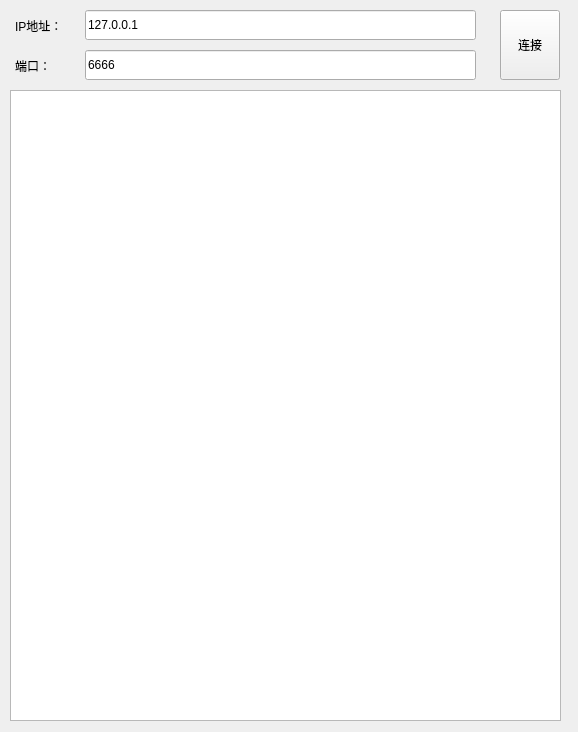
<?xml version="1.0" encoding="UTF-8"?>
<ui version="4.0">
 <class>MainWindow</class>
 <widget class="QMainWindow" name="MainWindow">
  <property name="geometry">
   <rect>
    <x>0</x>
    <y>0</y>
    <width>578</width>
    <height>732</height>
   </rect>
  </property>
  <property name="windowTitle">
   <string>客户端-客厅</string>
  </property>
  <property name="windowIcon">
   <iconset>
    <normaloff>../build-myClient-Desktop_Qt_5_9_4_MSVC2017_64bit-Debug/heart.ico</normaloff>../build-myClient-Desktop_Qt_5_9_4_MSVC2017_64bit-Debug/heart.ico</iconset>
  </property>
  <widget class="QWidget" name="centralWidget">
   <widget class="QLineEdit" name="lineEdit_Port">
    <property name="geometry">
     <rect>
      <x>85</x>
      <y>50</y>
      <width>391</width>
      <height>30</height>
     </rect>
    </property>
    <property name="styleSheet">
     <string notr="true">font: 10pt &quot;Arial&quot;;</string>
    </property>
    <property name="text">
     <string>6666</string>
    </property>
   </widget>
   <widget class="QPushButton" name="Btn_Connect">
    <property name="geometry">
     <rect>
      <x>500</x>
      <y>10</y>
      <width>60</width>
      <height>70</height>
     </rect>
    </property>
    <property name="styleSheet">
     <string notr="true">font: 10pt &quot;Arial&quot;;</string>
    </property>
    <property name="text">
     <string>连接</string>
    </property>
   </widget>
   <widget class="QLabel" name="label">
    <property name="geometry">
     <rect>
      <x>15</x>
      <y>53</y>
      <width>50</width>
      <height>25</height>
     </rect>
    </property>
    <property name="styleSheet">
     <string notr="true">font: 9pt &quot;Arial&quot;;</string>
    </property>
    <property name="text">
     <string>端口：</string>
    </property>
   </widget>
   <widget class="QLabel" name="label_2">
    <property name="geometry">
     <rect>
      <x>15</x>
      <y>13</y>
      <width>50</width>
      <height>25</height>
     </rect>
    </property>
    <property name="styleSheet">
     <string notr="true">font: 9pt &quot;Arial&quot;;</string>
    </property>
    <property name="text">
     <string>IP地址：</string>
    </property>
   </widget>
   <widget class="QLineEdit" name="lineEdit_IP">
    <property name="geometry">
     <rect>
      <x>85</x>
      <y>10</y>
      <width>391</width>
      <height>30</height>
     </rect>
    </property>
    <property name="styleSheet">
     <string notr="true">font: 10pt &quot;Arial&quot;;</string>
    </property>
    <property name="text">
     <string>127.0.0.1</string>
    </property>
   </widget>
   <widget class="QTextEdit" name="textEdit">
    <property name="geometry">
     <rect>
      <x>10</x>
      <y>90</y>
      <width>551</width>
      <height>631</height>
     </rect>
    </property>
   </widget>
  </widget>
 </widget>
 <layoutdefault spacing="6" margin="11"/>
 <resources/>
 <connections/>
</ui>
